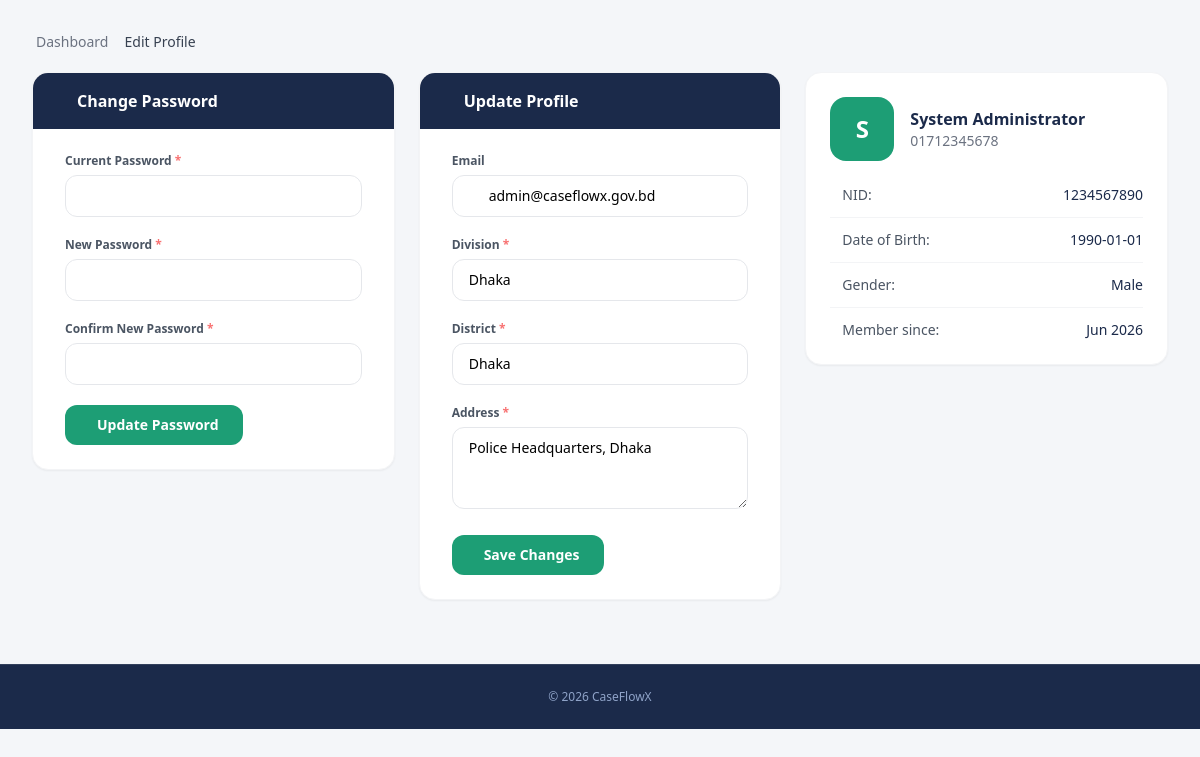
The app's page /profile.php (signed in) with its own data.
### tables this page shows
CREATE TABLE users (
        id INTEGER PRIMARY KEY AUTOINCREMENT,
        full_name TEXT NOT NULL,
        national_id TEXT NOT NULL UNIQUE,
        date_of_birth TEXT NOT NULL,
        gender TEXT NOT NULL CHECK(gender IN ('male', 'female', 'other')),
        phone TEXT NOT NULL UNIQUE,
        email TEXT UNIQUE,
        division TEXT NOT NULL,
        district TEXT NOT NULL,
        address TEXT NOT NULL,
        password TEXT NOT NULL,
        role TEXT NOT NULL CHECK(role IN ('Admin', 'Officer', 'Investigator', 'Citizen')),
        status TEXT NOT NULL DEFAULT 'Active' CHECK(status IN ('Active', 'Suspended')),
        created_at DATETIME DEFAULT CURRENT_TIMESTAMP,
        updated_at DATETIME DEFAULT CURRENT_TIMESTAMP
    );

### profile.php (the view, shortened to what this page needs)
<?php
if (is_logged_in()) {
    $userId = $_SESSION['user_id'];
    $role = $_SESSION['role'];
} elseif (!empty($_SESSION['logged_in']) && !empty($_SESSION['citizen_id'])) {
    $userId = $_SESSION['citizen_id'];
    $role = 'Citizen';
} else {
    header('Location: login.php');
    exit;
}
$db = get_db();
$stmt = $db->prepare('SELECT * FROM users WHERE id = :id AND role = :role LIMIT 1');
$stmt->execute([':id' => $userId, ':role' => $role]);
$citizen = $stmt->fetch();
?>
<!DOCTYPE html>
<html lang="en">
<head>
  <link rel="stylesheet" href="https://cdn.jsdelivr.net/npm/@tabler/icons-webfont@3.19.0/dist/tabler-icons.min.css">
  <script src="https://cdn.tailwindcss.com"></script>
</head>
<body class="bg-[#F4F6F9] min-h-screen flex flex-col justify-between">
  <div class="flex-grow">
    <div class="max-w-7xl mx-auto px-4 sm:px-6 lg:px-8 py-8">
    <div class="mb-5 flex items-center gap-2 text-sm text-gray-500">
      <a href="dashboard.php" class="hover:text-accent transition-colors flex items-center gap-1">
        <i class="ti ti-home text-base"></i> Dashboard
      </a>
      <span class="text-gray-700 font-medium">Edit Profile</span>
    </div>
    <div class="grid grid-cols-1 lg:grid-cols-3 gap-6">
      <div class="lg:col-span-1">
        <div class="bg-white rounded-2xl shadow-sm border border-gray-100 overflow-hidden">
          <div class="bg-navy px-8 py-4 flex items-center gap-3">
            <h2 class="text-white font-semibold">Change Password</h2>
          </div>
          <div class="px-8 py-6">
            <form id="password-form" novalidate>
              <div class="mb-5">
                <label for="current_password" class="block text-xs font-semibold text-gray-600 mb-1.5">Current Password <span class="text-red-400">*</span></label>
                <div class="relative">
                  <input type="password" id="current_password" name="current_password" required
                         class="w-full pl-9 pr-4 py-2.5 rounded-xl border border-gray-200
                                text-sm focus:outline-none focus:ring-2 focus:ring-accent/30 focus:border-accent
                                transition placeholder-gray-300">
                </div>
              </div>
              <div class="mb-5">
                <label for="new_password" class="block text-xs font-semibold text-gray-600 mb-1.5">New Password <span class="text-red-400">*</span></label>
                <div class="relative">
                  <input type="password" id="new_password" name="new_password" required
                         class="w-full pl-9 pr-4 py-2.5 rounded-xl border border-gray-200
                                text-sm focus:outline-none focus:ring-2 focus:ring-accent/30 focus:border-accent
                                transition placeholder-gray-300">
                </div>
              </div>
              <div class="mb-5">
                <label for="confirm_password" class="block text-xs font-semibold text-gray-600 mb-1.5">Confirm New Password <span class="text-red-400">*</span></label>
                <div class="relative">
                  <input type="password" id="confirm_password" name="confirm_password" required
                         class="w-full pl-9 pr-4 py-2.5 rounded-xl border border-gray-200
                                text-sm focus:outline-none focus:ring-2 focus:ring-accent/30 focus:border-accent
                                transition placeholder-gray-300">
                </div>
              </div>
              <button type="submit" id="password-btn"
                      class="bg-accent hover:bg-accent-dark text-white px-6 py-2.5 rounded-xl
                             text-sm font-semibold flex items-center gap-2 transition">
                <i class="ti ti-lock-access text-base"></i> Update Password
              </button>
            </form>
          </div>
        </div>
      </div>
      <div class="lg:col-span-1">
        <div class="bg-white rounded-2xl shadow-sm border border-gray-100 overflow-hidden">
          <div class="bg-navy px-8 py-4 flex items-center gap-3">
            <h2 class="text-white font-semibold">Update Profile</h2>
          </div>
          <div class="px-8 py-6">
            <form id="profile-form" novalidate>
              <div class="mb-5">
                <label for="email" class="block text-xs font-semibold text-gray-600 mb-1.5">Email</label>
                <div class="relative">
                  <input type="email" id="email" name="email" value="<?= htmlspecialchars($citizen['email'] ?? '') ?>"
                         placeholder="your@email.com"
                         class="w-full pl-9 pr-4 py-2.5 rounded-xl border border-gray-200
                                text-sm focus:outline-none focus:ring-2 focus:ring-accent/30 focus:border-accent
                                transition placeholder-gray-300">
                </div>
              </div>
              <div class="mb-5">
                <label for="division" class="block text-xs font-semibold text-gray-600 mb-1.5">Division <span class="text-red-400">*</span></label>
                <input type="text" id="division" name="division" value="<?= htmlspecialchars($citizen['division']) ?>" required
                       class="w-full px-4 py-2.5 rounded-xl border border-gray-200
                              text-sm focus:outline-none focus:ring-2 focus:ring-accent/30 focus:border-accent
                              transition">
              </div>
              <div class="mb-5">
                <label for="district" class="block text-xs font-semibold text-gray-600 mb-1.5">District <span class="text-red-400">*</span></label>
                <input type="text" id="district" name="district" value="<?= htmlspecialchars($citizen['district']) ?>" required
                       class="w-full px-4 py-2.5 rounded-xl border border-gray-200
                              text-sm focus:outline-none focus:ring-2 focus:ring-accent/30 focus:border-accent
                              transition">
              </div>
              <div class="mb-5">
                <label for="address" class="block text-xs font-semibold text-gray-600 mb-1.5">Address <span class="text-red-400">*</span></label>
                <textarea id="address" name="address" rows="3" required
                          class="w-full px-4 py-2.5 rounded-xl border border-gray-200
                                 text-sm focus:outline-none focus:ring-2 focus:ring-accent/30 focus:border-accent
                                 transition resize-y"><?= htmlspecialchars($citizen['address']) ?></textarea>
              </div>
              <button type="submit" id="profile-btn"
                      class="bg-accent hover:bg-accent-dark text-white px-6 py-2.5 rounded-xl
                             text-sm font-semibold flex items-center gap-2 transition">
                <i class="ti ti-device-floppy text-base"></i> Save Changes
              </button>
            </form>
          </div>
        </div>
      </div>
      <div class="lg:col-span-1">
        <div class="bg-white rounded-2xl shadow-sm border border-gray-100 p-6">
          <div class="flex items-center gap-4 mb-6">
            <div class="w-16 h-16 rounded-2xl bg-accent text-white flex items-center justify-center text-2xl font-bold">
              <?= strtoupper(substr($citizen['full_name'], 0, 1)) ?>
            </div>
            <div>
              <p class="font-semibold text-navy"><?= htmlspecialchars($citizen['full_name']) ?></p>
              <p class="text-sm text-gray-500"><?= htmlspecialchars($citizen['phone']) ?></p>
            </div>
          </div>
          <div class="space-y-3 text-sm">
            <div class="flex items-center gap-3 pb-3 border-b border-gray-100">
              <span class="text-gray-600">NID:</span>
              <span class="font-medium text-navy ml-auto"><?= htmlspecialchars($citizen['national_id']) ?></span>
            </div>
            <div class="flex items-center gap-3 pb-3 border-b border-gray-100">
              <span class="text-gray-600">Date of Birth:</span>
              <span class="font-medium text-navy ml-auto"><?= htmlspecialchars($citizen['date_of_birth']) ?></span>
            </div>
            <div class="flex items-center gap-3 pb-3 border-b border-gray-100">
              <span class="text-gray-600">Gender:</span>
              <span class="font-medium text-navy ml-auto"><?= ucfirst(htmlspecialchars($citizen['gender'])) ?></span>
            </div>
            <div class="flex items-center gap-3">
              <span class="text-gray-600">Member since:</span>
              <span class="font-medium text-navy ml-auto"><?= date('M Y', strtotime($citizen['created_at'])) ?></span>
            </div>
          </div>
        </div>
      </div>
    </div>
  </div>
  <footer class="bg-navy border-t border-white/10 py-6 mt-8">
    <div class="max-w-7xl mx-auto px-4 text-center">
      <p class="text-xs text-[#8FA3C8]">
        © 2026 CaseFlowX
      </p>
    </div>
  </footer>
</body>
</html>

### records on screen
users: email "admin@caseflowx.gov.bd", division "Dhaka", district "Dhaka", address "Police Headquarters, Dhaka", full_name "S", full_name "System Administrator", phone "01712345678", national "1234567890", date_of_birth "1990-01-01", gender "Male", created_at "Jun 2026"
